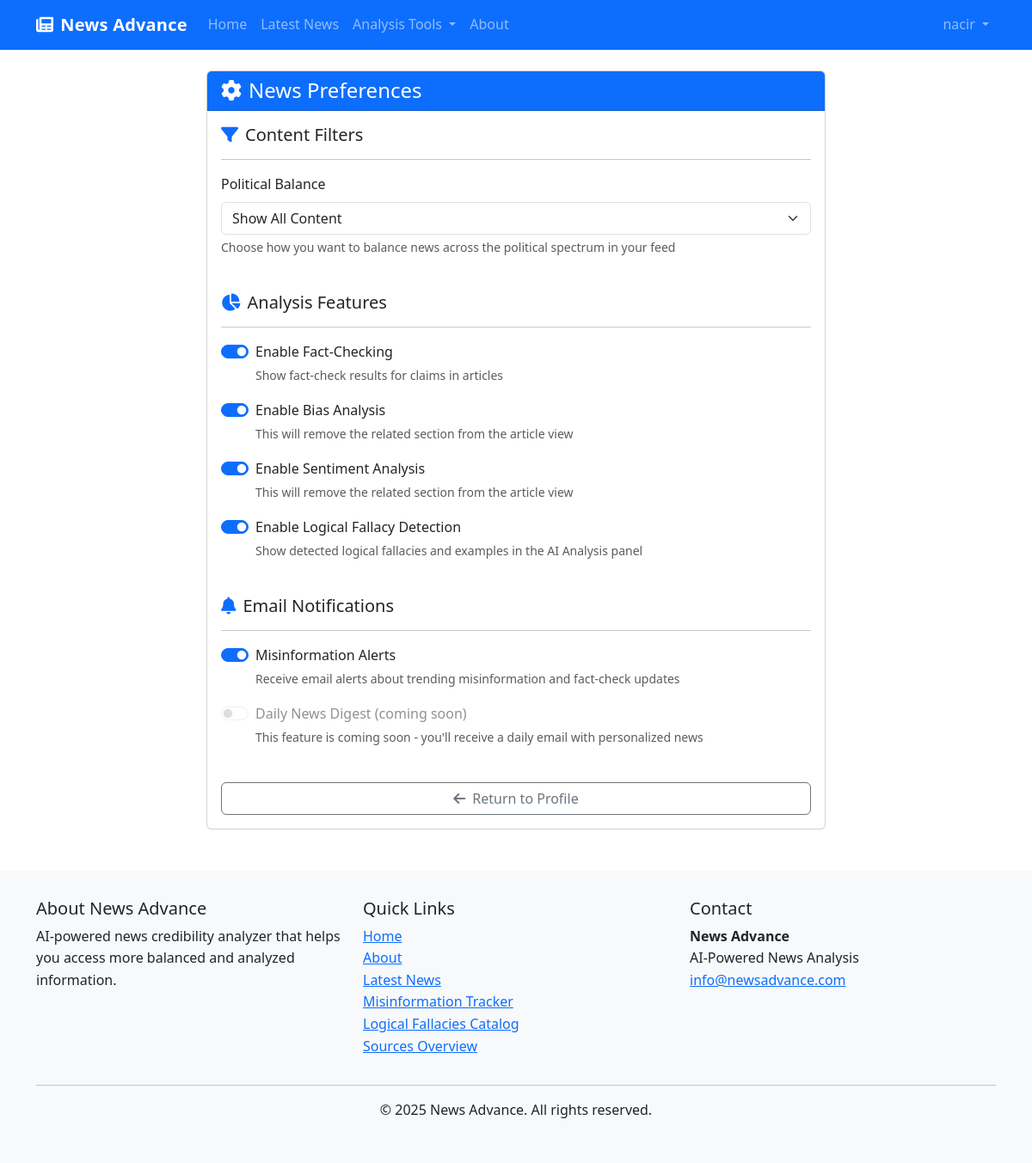
The app's page /accounts/preferences/ (signed in) with its own data.
### accounts/models.py (models this page shows, shortened)
class UserPreferences(models.Model):
    POLITICAL_FILTER_CHOICES = [
        ('all', 'Show All'),
        ('balanced', 'Balanced Mix'),
        ('neutral_only', 'Neutral Sources Only'),
        ('diverse', 'Diverse Viewpoints'),
    ]
    user = models.OneToOneField(User, on_delete=models.CASCADE, related_name='preferences')
    political_filter = models.CharField(max_length=15, choices=POLITICAL_FILTER_CHOICES, default='balanced')
    enable_fact_check = models.BooleanField(default=True)
    enable_bias_analysis = models.BooleanField(default=True)
    enable_sentiment_analysis = models.BooleanField(default=True)
    enable_logical_fallacy_analysis = models.BooleanField(default=True)
    receive_misinformation_alerts = models.BooleanField(default=True)
    daily_digest_email = models.BooleanField(default=False)

### accounts/views.py (the view, shortened to what this page needs)
# urls.py: path('preferences/', views.preferences, name='preferences'),
@login_required
def preferences(request):
    user = request.user
    preferences = user.preferences
    context = {
        'user': user,
        'preferences': preferences,
    }
    return render(request, 'accounts/preferences.html', context)

### accounts/templates/accounts/preferences.html (shortened to what this page needs)
{% extends 'base.html' %}
{% block content %}
<div class="container">
    <div class="row">
        <div class="col-md-8 offset-md-2">
            <div class="card">
                <div class="card-header bg-primary text-white">
                    <h4 class="mb-0"><i class="fas fa-cog me-2"></i>News Preferences</h4>
                </div>
                <div class="card-body">
                    <div>
                        <div class="row mb-4">
                            <div class="col-md-12">
                                <h5><i class="fas fa-filter me-2 text-primary"></i>Content Filters</h5>
                                <hr>
                                <div class="mb-3">
                                    <label class="form-label">Political Balance</label>
                                    <select name="political_filter" class="form-select">
                                        <option value="all" {% if preferences.political_filter == 'all' %}selected{% endif %}>Show All Content</option>
                                    </select>
                                    <div class="form-text">Choose how you want to balance news across the political spectrum in your feed</div>
                                </div>
                            </div>
                        </div>
                        <div class="row mb-4">
                            <div class="col-md-12">
                                <h5><i class="fas fa-chart-pie me-2 text-primary"></i>Analysis Features</h5>
                                <hr>
                                <div class="form-check form-switch mb-3">
                                    <input class="form-check-input" type="checkbox" id="enable_fact_check" name="enable_fact_check" {% if preferences.enable_fact_check %}checked{% endif %}>
                                    <label class="form-check-label" for="enable_fact_check">Enable Fact-Checking</label>
                                    <div class="form-text">Show fact-check results for claims in articles</div>
                                </div>
                                <div class="form-check form-switch mb-3">
                                    <input class="form-check-input" type="checkbox" id="enable_bias_analysis" name="enable_bias_analysis" {% if preferences.enable_bias_analysis %}checked{% endif %}>
                                    <label class="form-check-label" for="enable_bias_analysis">Enable Bias Analysis</label>
                                    <div class="form-text">This will remove the related section from the article view</div>
                                </div>
                                <div class="form-check form-switch mb-3">
                                    <input class="form-check-input" type="checkbox" id="enable_sentiment_analysis" name="enable_sentiment_analysis" {% if preferences.enable_sentiment_analysis %}checked{% endif %}>
                                    <label class="form-check-label" for="enable_sentiment_analysis">Enable Sentiment Analysis</label>
                                    <div class="form-text">This will remove the related section from the article view</div>
                                </div>
                                <div class="form-check form-switch mb-3">
                                    <input class="form-check-input" type="checkbox" id="enable_logical_fallacy_analysis" name="enable_logical_fallacy_analysis" {% if preferences.enable_logical_fallacy_analysis %}checked{% endif %}>
                                    <label class="form-check-label" for="enable_logical_fallacy_analysis">Enable Logical Fallacy Detection</label>
                                    <div class="form-text">Show detected logical fallacies and examples in the AI Analysis panel</div>
                                </div>
                            </div>
                        </div>
                        <div class="row mb-4">
                            <div class="col-md-12">
                                <h5><i class="fas fa-bell me-2 text-primary"></i>Email Notifications</h5>
                                <hr>
                                <div class="form-check form-switch mb-3">
                                    {% if user.email %}
                                        <input class="form-check-input" type="checkbox" id="receive_misinformation_alerts" name="receive_misinformation_alerts" {% if preferences.receive_misinformation_alerts %}checked{% endif %}>
                                        <label class="form-check-label" for="receive_misinformation_alerts">Misinformation Alerts</label>
                                        <div class="form-text">Receive email alerts about trending misinformation and fact-check updates</div>
                                    {% endif %}
                                </div>
                                <div class="form-check form-switch mb-3">
                                    <input class="form-check-input" type="checkbox" id="daily_digest_email" name="daily_digest_email" disabled>
                                    <label class="form-check-label" for="daily_digest_email">Daily News Digest (coming soon)</label>
                                    <div class="form-text">This feature is coming soon - you'll receive a daily email with personalized news</div>
                                </div>
                            </div>
                        </div>
                        <div class="d-grid gap-2">
                            <a href="{% url 'accounts:profile' %}" class="btn btn-outline-secondary">
                                <i class="fas fa-arrow-left me-2"></i>Return to Profile
                            </a>
                        </div>
                    </div>
                </div>
            </div>
        </div>
    </div>
</div>
{% endblock %}

### templates/base.html (shortened to what this page needs)
<!DOCTYPE html>
<html lang="en">
{% load static %}
<head>
    <link href="https://cdn.jsdelivr.net/npm/bootstrap@5.3.0/dist/css/bootstrap.min.css" rel="stylesheet">
    <link rel="stylesheet" href="https://cdnjs.cloudflare.com/ajax/libs/font-awesome/6.0.0/css/all.min.css">
</head>
<body>
    <nav class="navbar navbar-expand-lg navbar-dark bg-primary mb-4">
        <div class="container">
            <a class="navbar-brand" href="{% url 'home' %}">
                <i class="fas fa-newspaper me-2"></i>News Advance
            </a>
            <div class="collapse navbar-collapse" id="navbarNav">
                <ul class="navbar-nav me-auto">
                    <li class="nav-item">
                        <a class="nav-link {% if request.resolver_match.url_name == 'home' %}active{% endif %}" href="{% url 'home' %}">Home</a>
                    </li>
                    <li class="nav-item">
                        <a class="nav-link {% if request.resolver_match.namespace == 'news_aggregator' and request.resolver_match.url_name == 'latest' %}active{% endif %}" href="{% url 'news_aggregator:latest' %}">Latest News</a>
                    </li>
                    <li class="nav-item dropdown">
                        <a class="nav-link dropdown-toggle " href="#" id="analysisDropdown" role="button" data-bs-toggle="dropdown" aria-expanded="false">
                            Analysis Tools
                        </a>
                    </li>
                    <li class="nav-item">
                        <a class="nav-link {% if request.resolver_match.url_name == 'about' %}active{% endif %}" href="{% url 'about' %}">About</a>
                    </li>
                </ul>
                <div class="navbar-nav">
                    {% if user.is_authenticated %}
                        <div class="nav-item dropdown">
                            <a class="nav-link dropdown-toggle" href="#" id="userDropdown" role="button" data-bs-toggle="dropdown">
                                {{ user.username }}
                            </a>
                        </div>
                    {% else %}
                        <a class="nav-link" href="{% url 'accounts:login' %}?next={{ request.get_full_path|urlencode }}">Login</a>
                        <a class="nav-link" href="{% url 'accounts:signup' %}">Sign Up</a>
                    {% endif %}
                </div>
            </div>
        </div>
    </nav>
    <div class="container">
        {% block content %}{% endblock %}
    </div>
    <footer class="footer mt-5">
        <div class="container">
            <div class="row">
                <div class="col-md-4">
                    <h5>About News Advance</h5>
                    <p>AI-powered news credibility analyzer that helps you access more balanced and analyzed information.</p>
                </div>
                <div class="col-md-4">
                    <h5>Quick Links</h5>
                    <ul class="list-unstyled">
                        <li><a href="{% url 'home' %}">Home</a></li>
                        <li><a href="{% url 'about' %}">About</a></li>
                        <li><a href="{% url 'news_aggregator:latest' %}">Latest News</a></li>
                        <li><a href="{% url 'news_analysis:misinformation_tracker' %}">Misinformation Tracker</a></li>
                        <li><a href="{% url 'news_analysis:fallacies' %}">Logical Fallacies Catalog</a></li>
                        <li><a href="{% url 'news_aggregator:source_list' %}">Sources Overview</a></li>
                    </ul>
                </div>
                <div class="col-md-4">
                    <h5>Contact</h5>
                    <address>
                        <strong>News Advance</strong><br>
                        AI-Powered News Analysis<br>
                        <a href="mailto:info@newsadvance.com">info@newsadvance.com</a>
                    </address>
                </div>
            </div>
            <hr>
            <div class="text-center">
                <p>&copy; {% now "Y" %} News Advance. All rights reserved.</p>
            </div>
        </div>
    </footer>
    {% load static %}
</body>
</html>

### templates/base.html (style rules this page uses)
body { font-family: 'Segoe UI', Tahoma, Geneva, Verdana, sans-serif; line-height: 1.6; }
.navbar-brand { font-weight: bold; letter-spacing: .2px; }
.navbar .nav-link { padding: .5rem .75rem; border-radius: .375rem; transition: background-color .15s ease, color .15s ease; }
.footer { margin-top: 3rem; padding: 2rem 0; background-color: #f8f9fa; }

### records on screen
UserPreferences: political_filter "Show All Content", enable_fact_check "☑", enable_bias_analysis "☑", enable_sentiment_analysis "☑", enable_logical_fallacy_analysis "☑", receive_misinformation_alerts "☑"

### other values on screen
{{ user.username }} "nacir"
